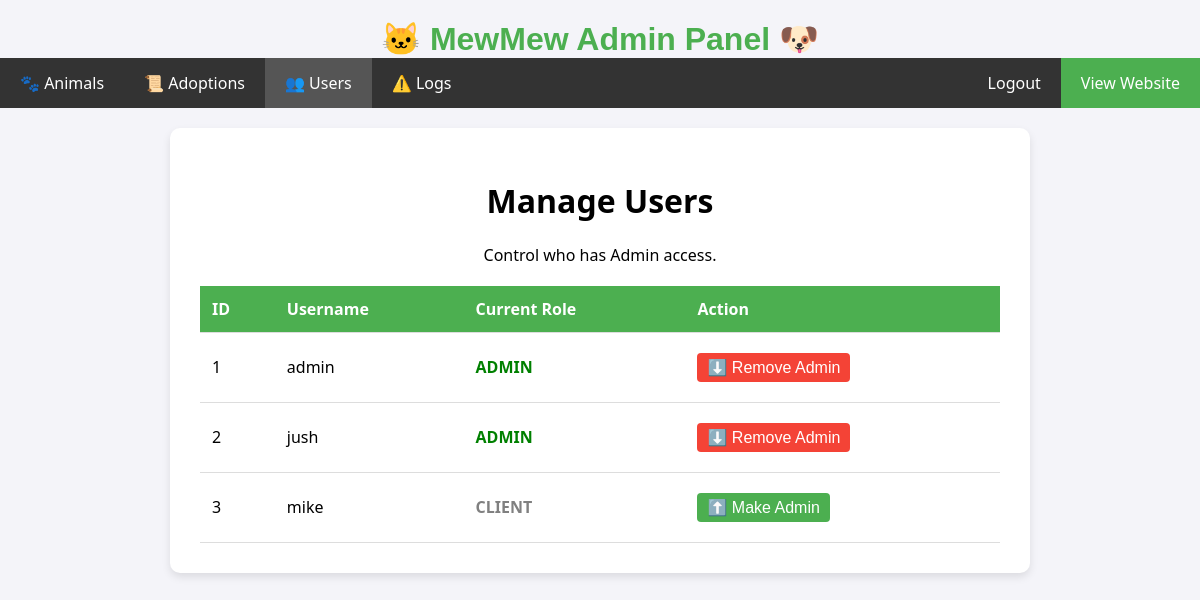
/users.php (signed in), run on the app's committed database.
### tables this page shows
CREATE TABLE `users` (
  `id` int(11) NOT NULL,
  `username` varchar(50) NOT NULL,
  `password` varchar(255) NOT NULL,
  `role` enum('admin','client') DEFAULT 'client'
);

### users.php (the view, shortened to what this page needs)
<?php
require 'db.php';
$users = $pdo->query("SELECT * FROM users ORDER BY id ASC")->fetchAll();
?>
<!DOCTYPE html>
<html>
<head>
    <link rel="stylesheet" href="style.css">
</head>
<body>
    <div class="brand-title">🐱 MewMew Admin Panel 🐶</div>
    <div class="navbar">
        <a href="admin.php">🐾 Animals</a>
        <a href="adoptions.php">📜 Adoptions</a>
        <a href="users.php" style="background-color: #555;">👥 Users</a> <a href="logs.php">⚠️ Logs</a>
        <a href="index.php" style="float:right; background-color: #4CAF50;">View Website</a>
        <a href="logout.php" style="float:right">Logout</a>
    </div>
    <div class="container">
        <h1>Manage Users</h1>
        <p>Control who has Admin access.</p>
        <table>
            <tr>
                <th>ID</th>
                <th>Username</th>
                <th>Current Role</th>
                <th>Action</th>
            </tr>
            <?php foreach ($users as $u): ?>
            <tr>
                <td><?= $u['id'] ?></td>
                <td><?= $u['username'] ?></td>
                <td>
                    <strong style="color: <?= $u['role'] == 'admin' ? 'green' : 'grey' ?>;">
                        <?= strtoupper($u['role']) ?>
                    </strong>
                </td>
                <td>
                    <form method="POST">
                        <?php if ($u['role'] == 'client'): ?>
                            <button type="submit" style="background-color: #4CAF50; width:auto; padding: 5px 10px;">
                                ⬆️ Make Admin
                            </button>
                        <?php else: ?>
                            <button type="submit" style="background-color: #f44336; width:auto; padding: 5px 10px;">
                                ⬇️ Remove Admin
                            </button>
                        <?php endif; ?>
                    </form>
                </td>
            </tr>
            <?php endforeach; ?>
        </table>
    </div>
</body>
</html>

### style.css (style rules this page uses)
.brand-title { font-size: 32px; font-weight: bold; color: #4CAF50; text-align: center; margin-top: 20px; font-family: 'Comic Sans MS', 'Cursive', sans-serif; }
body { font-family: 'Segoe UI', Tahoma, Geneva, Verdana, sans-serif; background-color: #f4f4f9; margin: 0; padding: 0; display: flex; flex-direction: column; align-items: center; }
.navbar { width: 100%; background-color: #333; overflow: hidden; margin-bottom: 20px; }
.navbar a { float: left; display: block; color: white; text-align: center; padding: 14px 20px; text-decoration: none; }
.container { background-color: white; padding: 30px; border-radius: 10px; box-shadow: 0 4px 8px rgba(0,0,0,0.1); width: 80%; max-width: 800px; text-align: center; }
button { width: 100%; background-color: #4CAF50; color: white; padding: 14px 20px; margin: 8px 0; border: none; border-radius: 4px; cursor: pointer; font-size: 16px; }
table { width: 100%; border-collapse: collapse; margin-top: 20px; }
th, td { padding: 12px; text-align: left; border-bottom: 1px solid #ddd; }
th { background-color: #4CAF50; color: white; }

### data on the page
users: id "1", username "admin", role "ADMIN", shows "⬇️ Remove Admin"
users: id "2", username "jush", role "ADMIN", shows "⬇️ Remove Admin"
users: id "3", username "mike", role "CLIENT", shows "⬆️ Make Admin"
